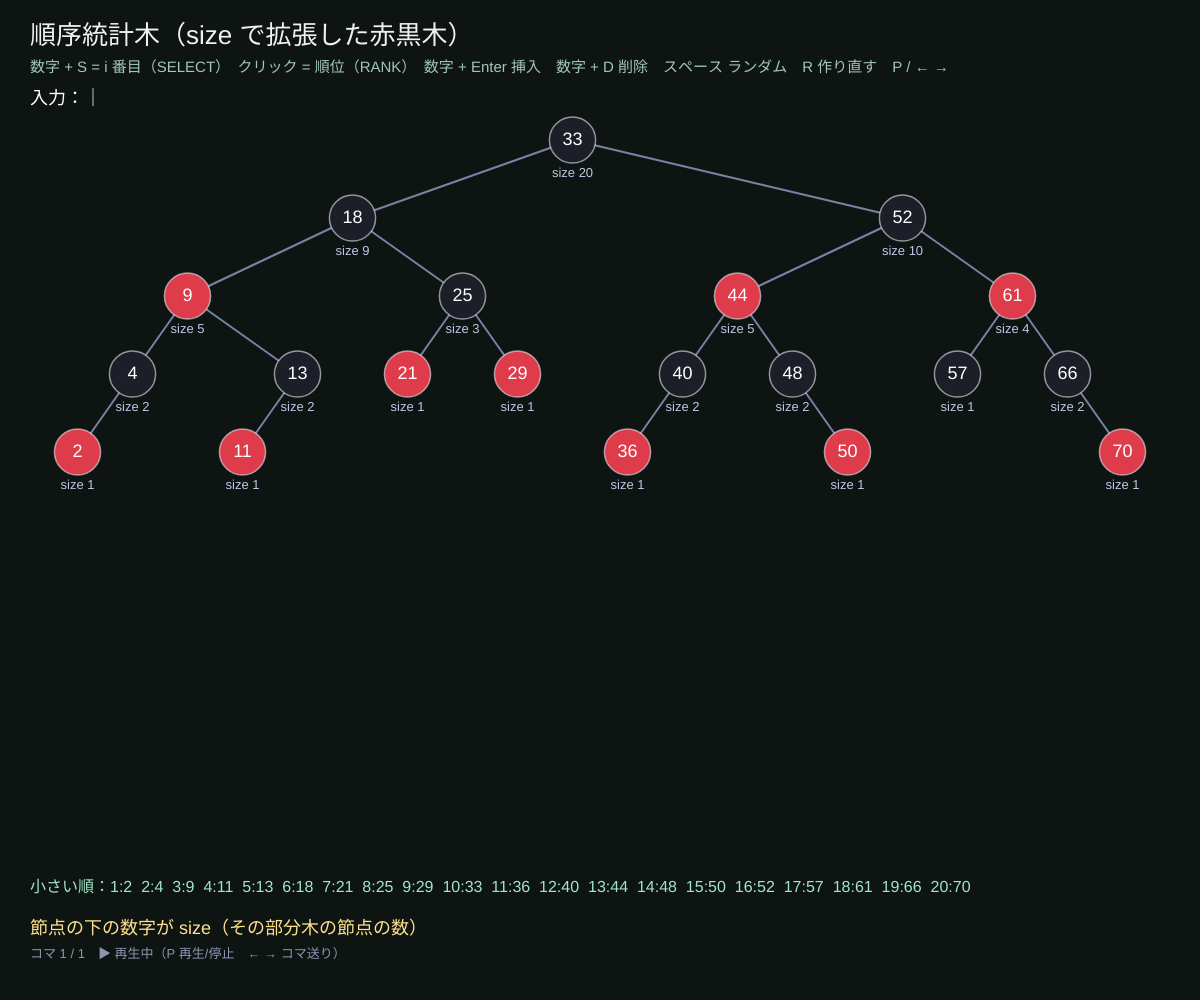
Frame 1 (no input)
Frame 60 (no input): identical to frame 1, image omitted
Frame 120 (the mouse pressed at the canvas centre since frame 60): identical to frame 1, image omitted

The p5.js sketch that drew this single still picture (run headless with seeded random() and noise() and a simulated clock; from frame 60 on, the mouse is pressed at the canvas centre):

// p5.js sketch
// ── sketch.js
// ============================================
// 13 順序統計木：「k 番目に小さいキー」を O(log n) で
// 赤黒木の各節点に size（自分の部分木の節点の数）を足しておく。x.size = x.left.size + x.right.size + 1
// SELECT(i)：r = 左の size + 1 が自分の順位。i = r なら自分、i < r なら左へ、i > r なら右へ（i から r を引く）
// RANK(x)：x から根まで上がりながら、右の子として上がるたびに「左の兄弟の size + 1」を足す
// size は回転のときに 2 つの節点だけ直せばよい → データ構造の拡張（augmenting）の典型例
// 操作：数字 + S = i 番目を探す（SELECT）/ 節点をクリック = 順位を求める（RANK）
//       数字 + Enter = 挿入 / 数字 + D = 削除 / スペース = ランダムに挿入 / R = 作り直す / P・← → = 再生操作
// ============================================

let buf = '', lastPos = {};

function setup() {
  createCanvas(windowWidth, windowHeight);
  rebuild();
}
function showFrame(msg, hl = []) { fixAll(root); recordFrame(root, isNil, msg, hl); }
function rebuild() {
  root = NIL; LOG = false;
  for (let k of [33, 18, 52, 9, 25, 44, 61, 4, 13, 21, 29, 40, 48, 57, 66, 2, 11, 36, 50, 70]) rbInsert(k); // 見本の 20 個
  clearFrames(); showFrame('節点の下の数字が size（その部分木の節点の数）');
}
function osSelect(i) {
  let n = root.size;
  if (i < 1 || i > n) { showFrame(`1〜${n} 番目を指定してください`); return; }
  showFrame(`SELECT(${i})：${i} 番目に小さいキーを探す`);
  let x = root, want = i;
  while (x !== NIL) {
    let r = x.left.size + 1;
    if (want === r) { showFrame(`r = ${x.left.size} + 1 = ${r} = i → ${x.key} が ${i} 番目！`, [x.key]); return; }
    if (want < r) { showFrame(`${x.key} の順位は（この部分木の中で）r = ${r}。i = ${want} < r → 左へ`, [x.key]); x = x.left; }
    else { showFrame(`r = ${r}、i = ${want} > r → 右へ。右の中では ${want} − ${r} = ${want - r} 番目を探す`, [x.key]); want -= r; x = x.right; }
  }
}
function osRank(x) {
  let r = x.left.size + 1, y = x;
  showFrame(`RANK(${x.key})：まず r = 左の size + 1 = ${r}`, [x.key]);
  while (y !== root) {
    if (y === y.p.right) { r += y.p.left.size + 1; showFrame(`右の子として ${y.p.key} へ上がる → 左の兄弟 ${y.p.left.size} 個 + ${y.p.key} 自身の 1 を足して r = ${r}`, [y.p.key]); }
    else showFrame(`左の子として ${y.p.key} へ上がる → 足さない（r = ${r}）`, [y.p.key]);
    y = y.p;
  }
  showFrame(`${x.key} は ${r} 番目に小さい`, [x.key]);
}
function draw() {
  background(14, 20, 18);
  updateFrames();
  noStroke(); fill(240); textAlign(LEFT, TOP); textSize(26);
  text('順序統計木（size で拡張した赤黒木）', 30, 24);
  fill(160, 200, 180); textSize(15);
  text('数字 + S = i 番目（SELECT）　クリック = 順位（RANK）　数字 + Enter 挿入　数字 + D 削除　スペース ランダム　R 作り直す　P / ← →', 30, 60);
  fill(255); textSize(18); text('入力：' + buf + (frameCount % 60 < 30 ? '｜' : ''), 30, 90);
  TREE_BOTTOM = 170;
  lastPos = drawTreeFrames({ sub: (k, nd) => 'size ' + nd.size });
  fill(160, 230, 200); textAlign(LEFT, TOP); textSize(16);
  text('小さい順：' + allKeys(root).map((k, i) => `${i + 1}:${k}`).join('  '), 30, height - 120);
  drawFrameMessage(height - 80);
}
function keyPressed() {
  if (key >= '0' && key <= '9') { if (buf.length < 3) buf += key; return; }
  if (key === BACKSPACE) { buf = buf.slice(0, -1); return; }
  if (key === RIGHT_ARROW) { stepForward(); return; }
  if (key === LEFT_ARROW) { stepBack(); return; }
  let k = key.toLowerCase();
  if (k === 'p') { playing = !playing; return; }
  skipToEnd();
  LOG = false;
  if (k === 's' && buf) { osSelect(int(buf)); buf = ''; }
  if (key === ENTER && buf) { showFrame(rbInsert(int(buf)) ? `${buf} を挿入（size は通り道と回転した所だけ更新）` : `${buf} はもうある`, [int(buf)]); buf = ''; }
  if (k === 'd' && buf) { showFrame(rbDelete(int(buf)) ? `${buf} を削除` : `${buf} はない`); buf = ''; }
  if (key === ' ') { let v = floor(random(1, 100)); if (countNodes(root) < 40 && rbInsert(v)) showFrame(`${v} を挿入`, [v]); }
  if (k === 'r') rebuild();
}
function mousePressed() {
  for (let kk in lastPos) if (dist(mouseX, mouseY, lastPos[kk][0], lastPos[kk][1]) < 22) { skipToEnd(); let x = rbSearch(+kk); if (x !== NIL) osRank(x); return; }
}
function windowResized() { resizeCanvas(windowWidth, windowHeight); }

// ---------- やってみよう ----------
// 1. 17 + S：17 番目に小さいキーは？ 何回の比較で着いた？（高さくらい）
// 2. 40 をクリック：順位の計算で「右の子として上がる」ときだけ足している
// 3. size の代わりに「部分木のキーの合計」を持たせると、範囲の合計も O(log n) で求められる


// ==================================================
// ここから下は「木を描く道具」です（アニメーション用）
// 操作の途中経過を「コマ」として記録し、順番になめらかに再生します
// ==================================================
let frames = [], cur = 0, tAnim = 1, hold = 0, playing = true;
let animSpeed = 0.07, holdFrames = 35; // コマの切りかえの速さ・止まる長さ
let TREE_TOP = 140, TREE_BOTTOM = 160;  // 木を描く範囲（上の余白・下の余白）

function recordFrame(rt, nilTest, msg, hl = [], extra = {}) {
  let nodes = {}, edges = [], i = 0, maxD = 0;
  function walk(x, d, pk) {
    if (nilTest(x)) return;
    walk(x.left, d + 1, x.key);
    nodes[x.key] = { i: i++, d, color: x.color, size: x.size, max: x.max, label: x.label };
    if (d > maxD) maxD = d;
    walk(x.right, d + 1, x.key);
    if (pk !== undefined) edges.push([String(pk), String(x.key)]);
  }
  walk(rt, 0);
  frames.push(Object.assign({ nodes, edges, n: i, maxD, msg, hl: hl.filter((k) => k !== null && k !== undefined).map(String) }, extra));
  if (frames.length > 400) { frames.shift(); cur = max(0, cur - 1); }
}
function clearFrames() { frames = []; cur = 0; tAnim = 1; hold = 0; }
function framesBusy() { return frames.length > 0 && (cur < frames.length - 1 || tAnim < 1); }
function updateFrames() {
  if (frames.length === 0) return;
  if (tAnim < 1) { tAnim = min(1, tAnim + animSpeed); return; }
  if (cur < frames.length - 1 && playing) {
    if (hold++ < holdFrames) return;
    hold = 0; cur++; tAnim = 0;
  }
}
function stepForward() { if (cur < frames.length - 1) { cur++; tAnim = 0; hold = 0; } }
function stepBack() { if (cur > 0) { cur--; tAnim = 1; } }
function skipToEnd() { cur = max(0, frames.length - 1); tAnim = 1; }
function currentFrame() { return frames[cur]; }

function layoutPos(f, k) {
  let nd = f.nodes[k];
  let gap = min(78, (height - TREE_TOP - TREE_BOTTOM) / max(1, f.maxD + 1));
  return [50 + ((nd.i + 0.5) / max(1, f.n)) * (width - 100), TREE_TOP + nd.d * gap];
}
function nodeRadius(f) { return constrain(((width - 100) / max(1, f.n)) * 0.42, 9, 24); }
function easeT(t) { return t < 0.5 ? 2 * t * t : 1 - pow(-2 * t + 2, 2) / 2; }

// style: { fill(nd,k) → [r,g,b], label(k,nd) → 文字, sub(k,nd) → 下の小さい文字 }
function drawTreeFrames(style = {}) {
  if (frames.length === 0) return {};
  let B = frames[cur], A = cur > 0 && tAnim < 1 ? frames[cur - 1] : B;
  let t = easeT(tAnim), pos = {};
  for (let k in B.nodes) {
    let pb = layoutPos(B, k);
    if (A.nodes[k]) { let pa = layoutPos(A, k); pos[k] = [lerp(pa[0], pb[0], t), lerp(pa[1], pb[1], t), 255]; }
    else pos[k] = [pb[0], pb[1], 255 * t];
  }
  let r = lerp(nodeRadius(A), nodeRadius(B), t);
  strokeWeight(2);
  for (let [a, b] of B.edges) {
    if (!pos[a] || !pos[b]) continue;
    stroke(120, 130, 165, min(pos[a][2], pos[b][2]));
    line(pos[a][0], pos[a][1], pos[b][0], pos[b][1]);
  }
  for (let k in A.nodes) if (!B.nodes[k]) { let p = layoutPos(A, k); noStroke(); fill(240, 90, 90, 255 * (1 - t)); circle(p[0], p[1], r * 2 * (1 + t)); }
  textAlign(CENTER, CENTER);
  for (let k in B.nodes) {
    let nd = B.nodes[k], [x, y, a] = pos[k];
    let ndA = A.nodes[k] || nd;
    let c0 = style.fill ? style.fill(ndA, k) : defaultFill(ndA), c1 = style.fill ? style.fill(nd, k) : defaultFill(nd);
    let hl = B.hl.includes(k);
    if (hl) { noStroke(); fill(255, 214, 90, 70 * (a / 255)); circle(x, y, r * 3.1); }
    stroke(hl ? color(255, 214, 90, a) : color(230, 230, 240, a * 0.6));
    strokeWeight(hl ? 4 : 1.5);
    fill(lerp(c0[0], c1[0], t), lerp(c0[1], c1[1], t), lerp(c0[2], c1[2], t), a);
    circle(x, y, r * 2);
    noStroke();
    fill(255, a);
    let lab = style.label ? style.label(k, nd) : k;
    textSize(constrain(r * (String(lab).length > 2 ? 0.62 : 0.85), 8, 18));
    text(lab, x, y);
    if (style.sub) { fill(190, 200, 230, a); textSize(constrain(r * 0.6, 9, 13)); text(style.sub(k, nd), x, y + r + 10); }
  }
  return pos;
}
function defaultFill(nd) {
  if (nd.color === 'R') return [222, 60, 75];
  if (nd.color === 'B') return [28, 30, 40];
  return [40, 120, 150];
}
function drawFrameMessage(y) {
  if (frames.length === 0) return;
  let f = frames[cur];
  noStroke(); fill(255, 225, 140); textAlign(LEFT, TOP); textSize(18);
  text(f.msg || '', 30, y);
  fill(140, 150, 180); textSize(13);
  text(`コマ ${cur + 1} / ${frames.length}　${playing ? '▶ 再生中' : '⏸ 一時停止'}（P 再生/停止　← → コマ送り）`, 30, y + 28);
}


// ==================================================
// ここから下は「赤黒木の道具」です（挿入・削除・回転を JavaScript で書いたもの）
// NIL は「番兵」：葉の代わりに置く黒い節点。すべての葉がこの 1 個を指す
// ==================================================
const NIL = { key: null, color: 'B', size: 0, max: -Infinity };
NIL.left = NIL.right = NIL.p = NIL;
let root = NIL;
let LOG = true; // false にすると途中経過を記録しない
function isNil(x) { return x === NIL || x === null || x === undefined; }
function lbl(x) { return x.label ?? x.key; }
function rbLog(msg, hl = []) { if (LOG) { fixAll(root); recordFrame(root, isNil, msg, hl); } }
// 拡張データ構造：size（部分木の節点数）と max（区間の右端の最大）を子から計算
function fix(x) { if (x === NIL) return; x.size = x.left.size + x.right.size + 1; x.max = Math.max(x.high ?? x.key, x.left.max, x.right.max); }
function fixAll(x) { if (x === NIL) return; fixAll(x.left); fixAll(x.right); fix(x); }

function leftRotate(x) {
  let y = x.right;
  x.right = y.left;
  if (y.left !== NIL) y.left.p = x;
  y.p = x.p;
  if (x.p === NIL) root = y;
  else if (x === x.p.left) x.p.left = y;
  else x.p.right = y;
  y.left = x; x.p = y;
  fix(x); fix(y); // 回転で変わるのは x と y の 2 つだけ → O(1) で更新できる
}
function rightRotate(x) {
  let y = x.left;
  x.left = y.right;
  if (y.right !== NIL) y.right.p = x;
  y.p = x.p;
  if (x.p === NIL) root = y;
  else if (x === x.p.right) x.p.right = y;
  else x.p.left = y;
  y.right = x; x.p = y;
  fix(x); fix(y);
}
function rbSearch(k) { let x = root; while (x !== NIL && k !== x.key) x = k < x.key ? x.left : x.right; return x; }
function treeMinimum(x) { while (x.left !== NIL) x = x.left; return x; }

function rbInsert(k, extra = {}) {
  if (rbSearch(k) !== NIL) return null; // 同じキーは入れない
  let z = Object.assign({ key: k, left: NIL, right: NIL, p: NIL, color: 'R', size: 1 }, extra);
  z.max = z.high ?? k;
  let y = NIL, x = root;
  while (x !== NIL) { y = x; x = z.key < x.key ? x.left : x.right; }
  z.p = y;
  if (y === NIL) root = z;
  else if (z.key < y.key) y.left = z;
  else y.right = z;
  rbLog(`${lbl(z)} を二分探索木として挿入し、赤にぬる`, [k]);
  rbInsertFixup(z);
  return z;
}
function rbInsertFixup(z) {
  while (z.p.color === 'R') {
    if (z.p === z.p.p.left) {
      let y = z.p.p.right; // おじ
      if (y.color === 'R') {
        z.p.color = 'B'; y.color = 'B'; z.p.p.color = 'R';
        rbLog('ケース1：おじが赤 → 親とおじを黒、祖父を赤にして、祖父から続ける', [z.key, z.p.key, y.key, z.p.p.key]);
        z = z.p.p;
      } else {
        if (z === z.p.right) {
          z = z.p; leftRotate(z);
          rbLog('ケース2：z が「内側」の孫 → 親で左回転してケース3の形に', [z.key, z.p.key]);
        }
        z.p.color = 'B'; z.p.p.color = 'R';
        rbLog('ケース3：親を黒、祖父を赤にぬりかえ', [z.p.key, z.p.p.key]);
        rightRotate(z.p.p);
        rbLog('ケース3：祖父で右回転 → 赤が 2 つ続く所がなくなった', [z.p.key]);
      }
    } else {
      let y = z.p.p.left;
      if (y.color === 'R') {
        z.p.color = 'B'; y.color = 'B'; z.p.p.color = 'R';
        rbLog('ケース1（左右反対）：おじが赤 → 親とおじを黒、祖父を赤に', [z.key, z.p.key, y.key, z.p.p.key]);
        z = z.p.p;
      } else {
        if (z === z.p.left) {
          z = z.p; rightRotate(z);
          rbLog('ケース2（左右反対）：親で右回転', [z.key, z.p.key]);
        }
        z.p.color = 'B'; z.p.p.color = 'R';
        rbLog('ケース3（左右反対）：親を黒、祖父を赤に', [z.p.key, z.p.p.key]);
        leftRotate(z.p.p);
        rbLog('ケース3（左右反対）：祖父で左回転', [z.p.key]);
      }
    }
  }
  if (root.color === 'R') { root.color = 'B'; rbLog('根を黒にする（性質2）。完了', [root.key]); }
  else rbLog('赤黒木の性質がすべて成り立った。完了', []);
}

function rbTransplant(u, v) {
  if (u.p === NIL) root = v;
  else if (u === u.p.left) u.p.left = v;
  else u.p.right = v;
  v.p = u.p;
}
function rbDelete(k) {
  let z = rbSearch(k);
  if (z === NIL) return false;
  rbLog(`${lbl(z)} を削除する`, [z.key]);
  let y = z, yColor = y.color, x;
  if (z.left === NIL) { x = z.right; rbTransplant(z, z.right); rbLog('左の子がない → 右の子で置きかえる', [x.key]); }
  else if (z.right === NIL) { x = z.left; rbTransplant(z, z.left); rbLog('右の子がない → 左の子で置きかえる', [x.key]); }
  else {
    y = treeMinimum(z.right); yColor = y.color; x = y.right;
    rbLog(`子が 2 つ → 次に大きい ${lbl(y)}（右の部分木の最小）を代わりに使う`, [z.key, y.key]);
    if (y.p === z) x.p = y;
    else { rbTransplant(y, y.right); y.right = z.right; y.right.p = y; }
    rbTransplant(z, y); y.left = z.left; y.left.p = y; y.color = z.color;
    rbLog(`${lbl(y)} を ${lbl(z)} の場所へ（色も引きつぐ）`, [y.key]);
  }
  if (yColor === 'B') rbDeleteFixup(x);
  else rbLog('取り除いたのは赤 → 性質はくずれない。完了', []);
  return true;
}
function rbDeleteFixup(x) {
  rbLog(`黒が 1 つ足りない（x = ${x === NIL ? 'NIL' : lbl(x)} が「2 重の黒」）`, [x.key]);
  while (x !== root && x.color === 'B') {
    if (x === x.p.left) {
      let w = x.p.right; // 兄弟
      if (w.color === 'R') {
        w.color = 'B'; x.p.color = 'R'; leftRotate(x.p); w = x.p.right;
        rbLog('ケース1：兄弟 w が赤 → 色をかえて左回転し、黒い兄弟にする', [w.key, x.p.key]);
      }
      if (w.left.color === 'B' && w.right.color === 'B') {
        w.color = 'R'; x = x.p;
        rbLog('ケース2：w の子が両方黒 → w を赤にして、問題を親へ上げる', [w.key, x.key]);
      } else {
        if (w.right.color === 'B') {
          w.left.color = 'B'; w.color = 'R'; rightRotate(w); w = x.p.right;
          rbLog('ケース3：w の左だけ赤 → w で右回転してケース4の形に', [w.key]);
        }
        w.color = x.p.color; x.p.color = 'B'; w.right.color = 'B'; leftRotate(x.p);
        rbLog('ケース4：w の右が赤 → 色をかえて親で左回転。黒が足りた', [w.key]);
        x = root;
      }
    } else {
      let w = x.p.left;
      if (w.color === 'R') {
        w.color = 'B'; x.p.color = 'R'; rightRotate(x.p); w = x.p.left;
        rbLog('ケース1（左右反対）：兄弟 w が赤 → 右回転', [w.key, x.p.key]);
      }
      if (w.right.color === 'B' && w.left.color === 'B') {
        w.color = 'R'; x = x.p;
        rbLog('ケース2（左右反対）：w を赤にして親へ', [w.key, x.key]);
      } else {
        if (w.left.color === 'B') {
          w.right.color = 'B'; w.color = 'R'; leftRotate(w); w = x.p.left;
          rbLog('ケース3（左右反対）：w で左回転', [w.key]);
        }
        w.color = x.p.color; x.p.color = 'B'; w.left.color = 'B'; rightRotate(x.p);
        rbLog('ケース4（左右反対）：親で右回転。黒が足りた', [w.key]);
        x = root;
      }
    }
  }
  x.color = 'B';
  rbLog('x を黒にぬって完了', [x.key]);
}
// 性質のチェック：赤の子は黒か？ どの道も黒の数が同じか？ → 黒高さを返す（こわれていたら -1）
function blackHeight(x) {
  if (x === NIL) return 1;
  if (x.color === 'R' && (x.left.color === 'R' || x.right.color === 'R')) return -1;
  let a = blackHeight(x.left), b = blackHeight(x.right);
  if (a < 0 || b < 0 || a !== b) return -1;
  return a + (x.color === 'B' ? 1 : 0);
}
function treeHeight(x) { return x === NIL ? 0 : 1 + Math.max(treeHeight(x.left), treeHeight(x.right)); }
function countNodes(x) { return x === NIL ? 0 : 1 + countNodes(x.left) + countNodes(x.right); }
function allKeys(x, out = []) { if (x !== NIL) { allKeys(x.left, out); out.push(x.key); allKeys(x.right, out); } return out; }
